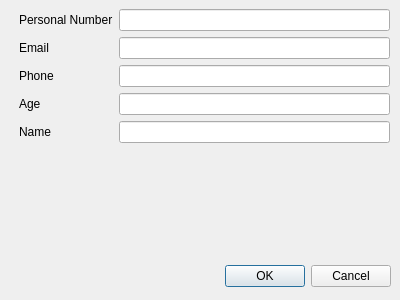
<?xml version="1.0" encoding="UTF-8"?>
<ui version="4.0">
 <class>CustomerDialog</class>
 <widget class="QDialog" name="CustomerDialog">
  <property name="geometry">
   <rect>
    <x>0</x>
    <y>0</y>
    <width>400</width>
    <height>300</height>
   </rect>
  </property>
  <property name="windowTitle">
   <string>Dialog</string>
  </property>
  <widget class="QDialogButtonBox" name="buttonBox">
   <property name="geometry">
    <rect>
     <x>20</x>
     <y>260</y>
     <width>371</width>
     <height>32</height>
    </rect>
   </property>
   <property name="orientation">
    <enum>Qt::Horizontal</enum>
   </property>
   <property name="standardButtons">
    <set>QDialogButtonBox::Cancel|QDialogButtonBox::Ok</set>
   </property>
  </widget>
  <widget class="QWidget" name="formLayoutWidget">
   <property name="geometry">
    <rect>
     <x>19</x>
     <y>9</y>
     <width>371</width>
     <height>251</height>
    </rect>
   </property>
   <layout class="QFormLayout" name="formLayout">
    <item row="0" column="0">
     <widget class="QLabel" name="personalNumberLabel">
      <property name="text">
       <string>Personal Number</string>
      </property>
     </widget>
    </item>
    <item row="0" column="1">
     <widget class="QLineEdit" name="personalNumberLineEdit"/>
    </item>
    <item row="1" column="0">
     <widget class="QLabel" name="emailLabel">
      <property name="text">
       <string>Email</string>
      </property>
     </widget>
    </item>
    <item row="1" column="1">
     <widget class="QLineEdit" name="emailLineEdit"/>
    </item>
    <item row="2" column="0">
     <widget class="QLabel" name="phoneLabel">
      <property name="text">
       <string>Phone</string>
      </property>
     </widget>
    </item>
    <item row="2" column="1">
     <widget class="QLineEdit" name="phoneLineEdit"/>
    </item>
    <item row="3" column="0">
     <widget class="QLabel" name="ageLabel">
      <property name="text">
       <string>Age</string>
      </property>
     </widget>
    </item>
    <item row="3" column="1">
     <widget class="QLineEdit" name="ageLineEdit"/>
    </item>
    <item row="4" column="0">
     <widget class="QLabel" name="nameLabel">
      <property name="text">
       <string>Name</string>
      </property>
     </widget>
    </item>
    <item row="4" column="1">
     <widget class="QLineEdit" name="nameLineEdit"/>
    </item>
   </layout>
  </widget>
 </widget>
 <resources/>
 <connections>
  <connection>
   <sender>buttonBox</sender>
   <signal>accepted()</signal>
   <receiver>CustomerDialog</receiver>
   <slot>accept()</slot>
   <hints>
    <hint type="sourcelabel">
     <x>248</x>
     <y>254</y>
    </hint>
    <hint type="destinationlabel">
     <x>157</x>
     <y>274</y>
    </hint>
   </hints>
  </connection>
  <connection>
   <sender>buttonBox</sender>
   <signal>rejected()</signal>
   <receiver>CustomerDialog</receiver>
   <slot>reject()</slot>
   <hints>
    <hint type="sourcelabel">
     <x>316</x>
     <y>260</y>
    </hint>
    <hint type="destinationlabel">
     <x>286</x>
     <y>274</y>
    </hint>
   </hints>
  </connection>
 </connections>
</ui>
